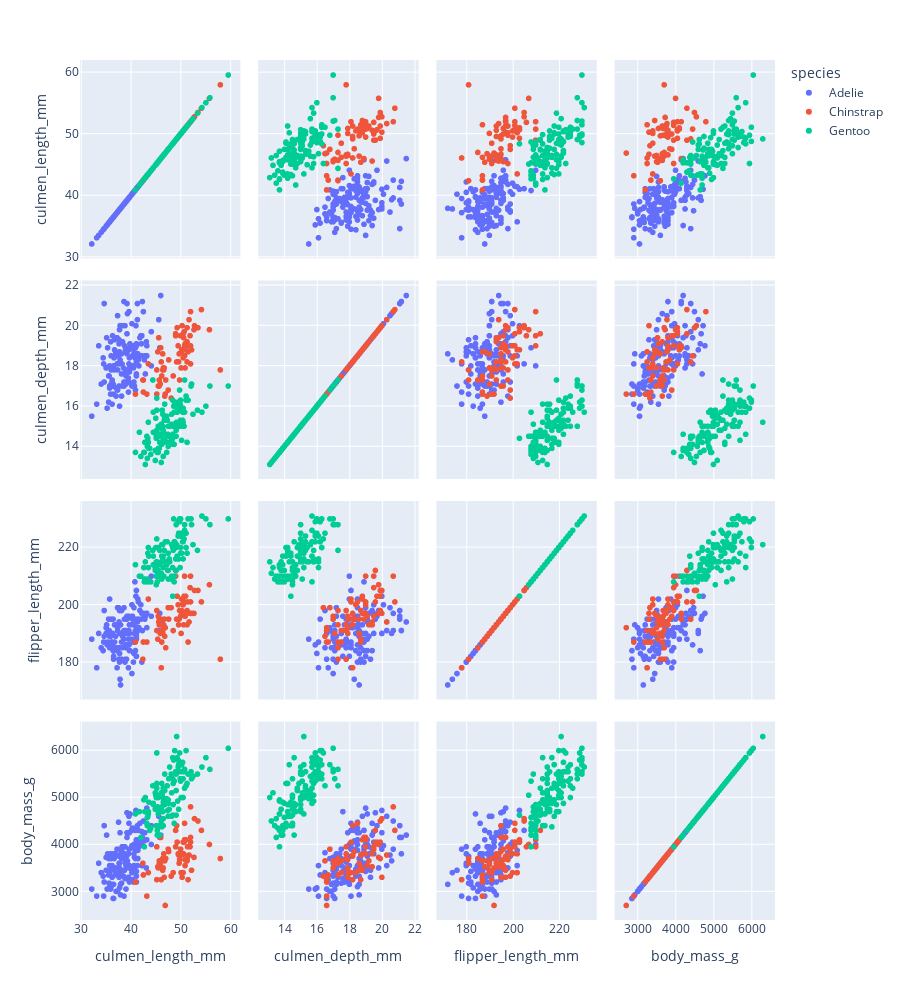

The notebook cell saved with this chart:
### Code cell
import plotly.express as px

fig = px.scatter_matrix(
    df, dimensions=df.select_dtypes("number").columns, color="species", height=1000
)
fig.show()
